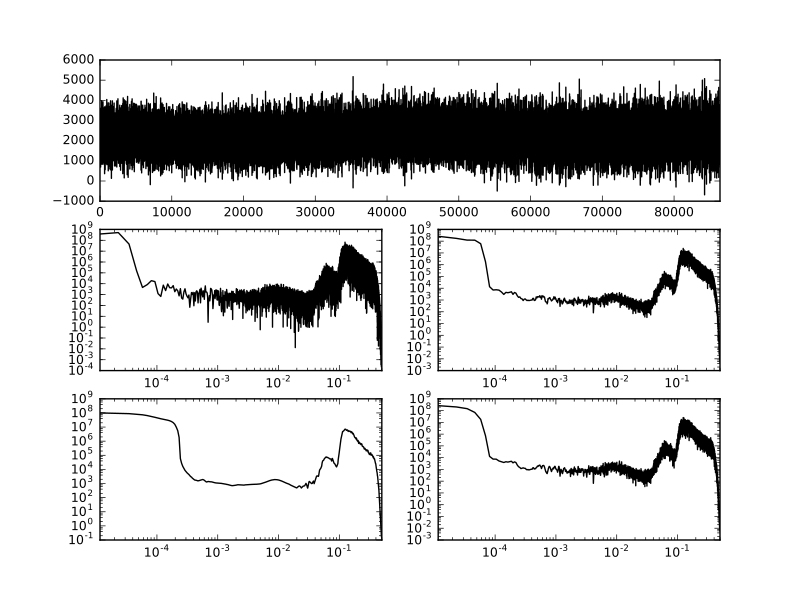

The Python source for this figure:
import matplotlib as mpl
mpl.rcParams['font.size'] = 9.0
import matplotlib.pyplot as plt
from mtspec import mtspec, sine_psd
from mtspec.util import load_mtdata

data = load_mtdata('PASC.dat.gz')

fig = plt.figure()
ax1 = fig.add_subplot(3, 1, 1)
ax1.plot(data, color='black')
ax1.set_xlim(0, len(data))

spec, freq = mtspec(data, 1.0, 1.5, number_of_tapers=1)

ax2 = fig.add_subplot(3, 2, 3)
ax2.set_yscale('log')
ax2.set_xscale('log')
ax2.plot(freq, spec, color='black')
ax2.set_xlim(freq[0], freq[-1])

spec, freq = mtspec(data, 1.0, 4.5, number_of_tapers=5)

ax3 = fig.add_subplot(3, 2, 4)
ax3.set_yscale('log')
ax3.set_xscale('log')
ax3.plot(freq, spec, color='black')
ax3.set_xlim(freq[0], freq[-1])

spec, freq = sine_psd(data, 1.0)

ax4 = fig.add_subplot(3, 2, 5)
ax4.set_yscale('log')
ax4.set_xscale('log')
ax4.plot(freq, spec, color='black')
ax4.set_xlim(freq[0], freq[-1])

spec, freq = mtspec(data, 1.0, 4.5, number_of_tapers=5, quadratic=True)

ax5 = fig.add_subplot(3, 2, 6)
ax5.set_yscale('log')
ax5.set_xscale('log')
ax5.plot(freq, spec, color='black')
ax5.set_xlim(freq[0], freq[-1])
data = load_mtdata('PASC.dat.gz')
